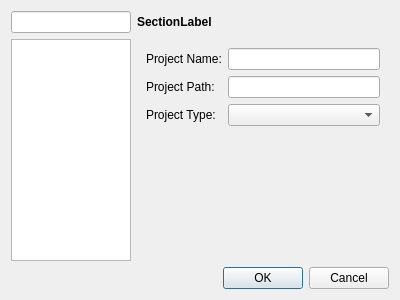
<?xml version="1.0" encoding="UTF-8"?>
<ui version="4.0">
 <class>ProjectSettingsDialog</class>
 <widget class="QDialog" name="ProjectSettingsDialog">
  <property name="geometry">
   <rect>
    <x>0</x>
    <y>0</y>
    <width>400</width>
    <height>300</height>
   </rect>
  </property>
  <property name="windowTitle">
   <string>Dialog</string>
  </property>
  <layout class="QVBoxLayout" name="verticalLayout">
   <item>
    <layout class="QHBoxLayout" name="horizontalLayout">
     <item>
      <widget class="QLineEdit" name="filterLineEdit">
       <property name="maximumSize">
        <size>
         <width>120</width>
         <height>16777215</height>
        </size>
       </property>
      </widget>
     </item>
     <item>
      <widget class="QLabel" name="sectionLabel">
       <property name="font">
        <font>
         <weight>75</weight>
         <bold>true</bold>
        </font>
       </property>
       <property name="text">
        <string>SectionLabel</string>
       </property>
      </widget>
     </item>
     <item>
      <spacer name="horizontalSpacer">
       <property name="orientation">
        <enum>Qt::Horizontal</enum>
       </property>
       <property name="sizeHint" stdset="0">
        <size>
         <width>40</width>
         <height>20</height>
        </size>
       </property>
      </spacer>
     </item>
    </layout>
   </item>
   <item>
    <layout class="QHBoxLayout" name="horizontalLayout_2">
     <item>
      <widget class="QListView" name="sectionListView">
       <property name="maximumSize">
        <size>
         <width>120</width>
         <height>16777215</height>
        </size>
       </property>
      </widget>
     </item>
     <item>
      <widget class="QStackedWidget" name="sectionStackedWidget">
       <widget class="QWidget" name="page">
        <layout class="QVBoxLayout" name="verticalLayout_2">
         <item>
          <layout class="QFormLayout" name="formLayout">
           <item row="0" column="0">
            <widget class="QLabel" name="projectNameLabel">
             <property name="text">
              <string>Project Name:</string>
             </property>
            </widget>
           </item>
           <item row="0" column="1">
            <widget class="QLineEdit" name="projectNameLineEdit"/>
           </item>
           <item row="1" column="0">
            <widget class="QLabel" name="projectPathLabel">
             <property name="text">
              <string>Project Path:</string>
             </property>
            </widget>
           </item>
           <item row="1" column="1">
            <widget class="QLineEdit" name="projectPathLineEdit"/>
           </item>
           <item row="2" column="0">
            <widget class="QLabel" name="projectTypeLabel">
             <property name="text">
              <string>Project Type:</string>
             </property>
            </widget>
           </item>
           <item row="2" column="1">
            <widget class="QComboBox" name="projectTypeComboBox"/>
           </item>
          </layout>
         </item>
         <item>
          <spacer name="verticalSpacer">
           <property name="orientation">
            <enum>Qt::Vertical</enum>
           </property>
           <property name="sizeHint" stdset="0">
            <size>
             <width>20</width>
             <height>98</height>
            </size>
           </property>
          </spacer>
         </item>
        </layout>
       </widget>
       <widget class="QWidget" name="page_2"/>
      </widget>
     </item>
    </layout>
   </item>
   <item>
    <widget class="QDialogButtonBox" name="buttonBox">
     <property name="orientation">
      <enum>Qt::Horizontal</enum>
     </property>
     <property name="standardButtons">
      <set>QDialogButtonBox::Cancel|QDialogButtonBox::Ok</set>
     </property>
    </widget>
   </item>
  </layout>
 </widget>
 <resources/>
 <connections>
  <connection>
   <sender>buttonBox</sender>
   <signal>accepted()</signal>
   <receiver>ProjectSettingsDialog</receiver>
   <slot>accept()</slot>
   <hints>
    <hint type="sourcelabel">
     <x>248</x>
     <y>254</y>
    </hint>
    <hint type="destinationlabel">
     <x>157</x>
     <y>274</y>
    </hint>
   </hints>
  </connection>
  <connection>
   <sender>buttonBox</sender>
   <signal>rejected()</signal>
   <receiver>ProjectSettingsDialog</receiver>
   <slot>reject()</slot>
   <hints>
    <hint type="sourcelabel">
     <x>316</x>
     <y>260</y>
    </hint>
    <hint type="destinationlabel">
     <x>286</x>
     <y>274</y>
    </hint>
   </hints>
  </connection>
 </connections>
</ui>
